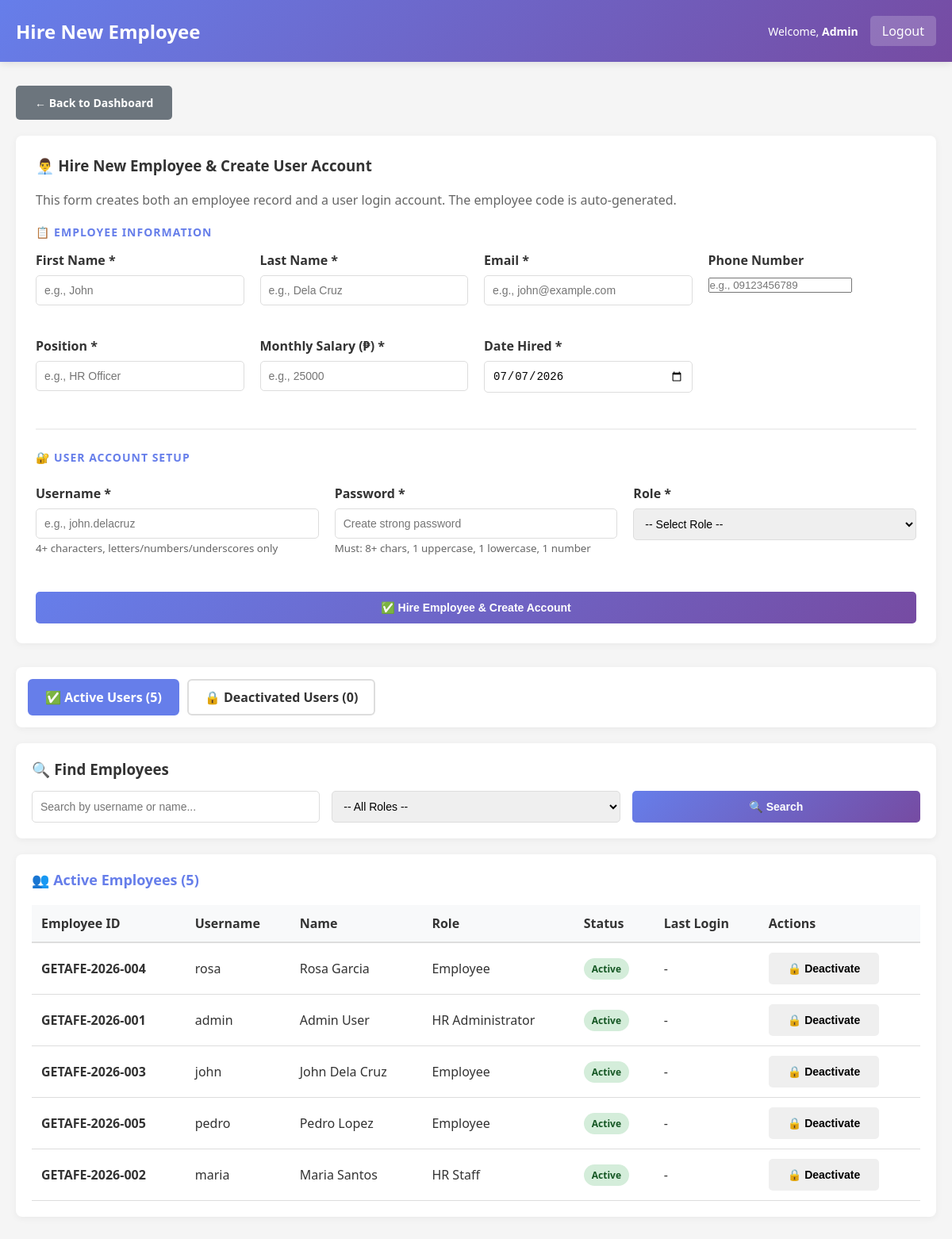
/admin/manage_users.php (signed in), run on the app's committed database.
### tables this page shows
CREATE TABLE employees (
  employee_id INT PRIMARY KEY AUTO_INCREMENT,
  employee_code VARCHAR(20) UNIQUE NOT NULL,
  first_name VARCHAR(50) NOT NULL,
  last_name VARCHAR(50) NOT NULL,
  email VARCHAR(100) UNIQUE NOT NULL,
  phone VARCHAR(20),
  position VARCHAR(100),
  salary DECIMAL(10, 2),
  date_hired DATE,
  status ENUM('active', 'inactive') DEFAULT 'active',
  created_at TIMESTAMP DEFAULT CURRENT_TIMESTAMP,
  updated_at TIMESTAMP DEFAULT CURRENT_TIMESTAMP ON UPDATE CURRENT_TIMESTAMP
);

CREATE TABLE users (
  user_id INT PRIMARY KEY AUTO_INCREMENT,
  username VARCHAR(50) UNIQUE NOT NULL,
  password VARCHAR(255) NOT NULL,
  role_id INT NOT NULL,
  employee_id INT,
  status ENUM('active', 'inactive') DEFAULT 'active',
  created_at TIMESTAMP DEFAULT CURRENT_TIMESTAMP,
  last_login DATETIME,
  FOREIGN KEY (role_id) REFERENCES roles(role_id),
  FOREIGN KEY (employee_id) REFERENCES employees(employee_id)
);

CREATE TABLE roles (
  role_id INT PRIMARY KEY AUTO_INCREMENT,
  role_name VARCHAR(50) UNIQUE NOT NULL,
  description TEXT,
  created_at TIMESTAMP DEFAULT CURRENT_TIMESTAMP
);

### includes/functions.php (called while the page is built, shortened)
<?php
function get_employee_info($conn, $employee_id) {
    $result = $conn->query("SELECT * FROM employees WHERE employee_id = $employee_id");
    return $result->fetch_assoc();
}
?>

### admin/manage_users.php (the view, shortened to what this page needs)
<?php
require_once '../config/database.php';
require_once '../includes/functions.php';
$admin = get_employee_info($conn, $_SESSION['employee_id']);
$search = $_GET['search'] ?? '';
$status_filter = $_GET['status'] ?? 'active';
$where = "WHERE u.status = '" . $conn->real_escape_string($status_filter) . "'";
$users = $conn->query("SELECT u.*, e.first_name, e.last_name, e.employee_code, r.role_name FROM users u JOIN employees e ON u.employee_id = e.employee_id JOIN roles r ON u.role_id = r.role_id $where ORDER BY u.created_at DESC")->fetch_all(MYSQLI_ASSOC);
$active_count = $conn->query("SELECT COUNT(*) as count FROM users WHERE status = 'active'")->fetch_assoc()['count'];
$inactive_count = $conn->query("SELECT COUNT(*) as count FROM users WHERE status = 'inactive'")->fetch_assoc()['count'];
?>
<!DOCTYPE html>
<html lang="en">
<head>
    <link rel="stylesheet" href="../assets/css/style.css">
</head>
<body>
    <div class="navbar">
        <h2>Hire New Employee</h2>
        <div class="navbar-user">
            <span>Welcome, <strong><?php echo htmlspecialchars($admin['first_name']); ?></strong></span>
            <a href="../logout.php">Logout</a>
        </div>
    </div>
    <div class="container">
        <a href="dashboard.php" class="btn btn-secondary" style="margin-bottom: 20px;">← Back to Dashboard</a>
        <div class="form-section">
            <h3>👨‍💼 Hire New Employee & Create User Account</h3>
            <p style="color: #666; margin-bottom: 20px;">
                This form creates both an employee record and a user login account. The employee code is auto-generated.
            </p>
            <form method="POST">
                <div class="section-title">📋 Employee Information</div>
                <div class="form-grid">
                    <div class="form-group">
                        <label for="first_name">First Name *</label>
                        <input type="text" name="first_name" id="first_name" placeholder="e.g., John" required value="<?php echo htmlspecialchars($_POST['first_name'] ?? ''); ?>">
                    </div>
                    <div class="form-group">
                        <label for="last_name">Last Name *</label>
                        <input type="text" name="last_name" id="last_name" placeholder="e.g., Dela Cruz" required value="<?php echo htmlspecialchars($_POST['last_name'] ?? ''); ?>">
                    </div>
                    <div class="form-group">
                        <label for="email">Email *</label>
                        <input type="email" name="email" id="email" placeholder="e.g., john@example.com" required value="<?php echo htmlspecialchars($_POST['email'] ?? ''); ?>">
                    </div>
                    <div class="form-group">
                        <label for="phone">Phone Number</label>
                        <input type="tel" name="phone" id="phone" placeholder="e.g., 09123456789" value="<?php echo htmlspecialchars($_POST['phone'] ?? ''); ?>">
                    </div>
                    <div class="form-group">
                        <label for="position">Position *</label>
                        <input type="text" name="position" id="position" placeholder="e.g., HR Officer" required value="<?php echo htmlspecialchars($_POST['position'] ?? ''); ?>">
                    </div>
                    <div class="form-group">
                        <label for="salary">Monthly Salary (₱) *</label>
                        <input type="number" name="salary" id="salary" placeholder="e.g., 25000" step="0.01" min="0" required value="<?php echo htmlspecialchars($_POST['salary'] ?? ''); ?>">
                    </div>
                    <div class="form-group">
                        <label for="date_hired">Date Hired *</label>
                        <input type="date" name="date_hired" id="date_hired" required value="<?php echo htmlspecialchars($_POST['date_hired'] ?? date('Y-m-d')); ?>">
                    </div>
                </div>
                <div class="section-divider">
                    <div class="section-title">🔐 User Account Setup</div>
                </div>
                <div class="form-grid">
                    <div class="form-group">
                        <label for="username">Username *</label>
                        <input type="text" name="username" id="username" placeholder="e.g., john.delacruz" required value="<?php echo htmlspecialchars($_POST['username'] ?? ''); ?>">
                        <small style="color: #666;">4+ characters, letters/numbers/underscores only</small>
                    </div>
                    <div class="form-group">
                        <label for="password">Password *</label>
                        <input type="password" name="password" id="password" placeholder="Create strong password" required>
                        <small style="color: #666;">Must: 8+ chars, 1 uppercase, 1 lowercase, 1 number</small>
                    </div>
                    <div class="form-group">
                        <label for="role">Role *</label>
                        <select name="role_id" id="role" required>
                            <option value="">-- Select Role --</option>
                        </select>
                    </div>
                </div>
                <div class="button-group">
                    <button type="submit" name="hire_employee" class="btn btn-primary">✅ Hire Employee & Create Account</button>
                </div>
            </form>
        </div>
        <div class="status-tabs">
            <a href="?status=active" class="status-tab <?php echo ($status_filter === 'active' ? 'active' : ''); ?>">
                ✅ Active Users (<?php echo $active_count; ?>)
            </a>
            <a href="?status=inactive" class="status-tab <?php echo ($status_filter === 'inactive' ? 'active' : ''); ?>">
                🔒 Deactivated Users (<?php echo $inactive_count; ?>)
            </a>
        </div>
        <div style="background: white; padding: 20px; border-radius: 8px; margin-bottom: 20px; box-shadow: 0 2px 10px rgba(0, 0, 0, 0.05);">
            <h3 style="margin-bottom: 15px;">🔍 Find Employees</h3>
            <form method="GET" action="" style="display: grid; grid-template-columns: repeat(auto-fit, minmax(200px, 1fr)); gap: 15px;">
                <input type="text" name="search" placeholder="Search by username or name..." value="<?php echo htmlspecialchars($search); ?>">
                <select name="role">
                    <option value="">-- All Roles --</option>
                </select>
                <button type="submit" class="btn btn-primary">🔍 Search</button>
            </form>
        </div>
        <div class="table-container">
            <h3>👥 <?php echo ($status_filter === 'active' ? 'Active Employees' : 'Deactivated Employees'); ?> (<?php echo count($users); ?>)</h3>
            <table>
                <thead>
                    <tr>
                        <th>Employee ID</th>
                        <th>Username</th>
                        <th>Name</th>
                        <th>Role</th>
                        <th>Status</th>
                        <th>Last Login</th>
                        <th>Actions</th>
                    </tr>
                </thead>
                <tbody>
                    <?php if (!empty($users)): ?>
                        <?php foreach ($users as $user): ?>
                        <tr>
                            <td><strong><?php echo htmlspecialchars($user['employee_code']); ?></strong></td>
                            <td><?php echo htmlspecialchars($user['username']); ?></td>
                            <td><?php echo htmlspecialchars($user['first_name'] . ' ' . $user['last_name']); ?></td>
                            <td><?php echo htmlspecialchars($user['role_name']); ?></td>
                            <td>
                                <?php if ($user['status'] === 'active'): ?>
                                    <span class="badge badge-success">Active</span>
                                <?php else: ?>
                                    <span class="badge badge-danger">Inactive</span>
                                <?php endif; ?>
                            </td>
                            <td><?php echo $user['last_login'] ? format_datetime($user['last_login']) : '-'; ?></td>
                            <td>
                                <?php if ($status_filter === 'active'): ?>
                                    <button class="btn btn-warning" onclick="openDeactivateModal(<?php echo $user['user_id']; ?>, '<?php echo htmlspecialchars($user['username']); ?>')">
                                        🔒 Deactivate
                                    </button>
                                <?php endif; ?>
                            </td>
                        </tr>
                        <?php endforeach; ?>
                    <?php endif; ?>
                </tbody>
            </table>
        </div>
    </div>
</body>
</html>

### assets/css/style.css (style rules this page uses)
* { margin: 0; padding: 0; box-sizing: border-box; }
body { font-family: 'Segoe UI', Tahoma, Geneva, Verdana, sans-serif; background-color: #f5f5f5; color: #333; }
.navbar { background: linear-gradient(135deg, #667eea 0%, #764ba2 100%); color: white; padding: 20px; display: flex; justify-content: space-between; align-items: center; box-shadow: 0 2px 10px rgba(0, 0, 0, 0.1); }
.navbar h2 { font-size: 24px; font-weight: 600; }
.navbar-user { display: flex; gap: 15px; align-items: center; }
.navbar-user span { font-size: 14px; }
.navbar-user a { background: rgba(255, 255, 255, 0.2); color: white; padding: 8px 15px; text-decoration: none; border-radius: 5px; transition: background 0.3s; }
.container { max-width: 1200px; margin: 30px auto; padding: 0 20px; }
.btn { display: inline-block; padding: 12px 24px; border: none; border-radius: 5px; cursor: pointer; font-size: 14px; font-weight: 600; text-decoration: none; transition: all 0.3s; }
.btn-primary { background: linear-gradient(135deg, #667eea 0%, #764ba2 100%); color: white; }
.btn-secondary { background: #6c757d; color: white; }
.table-container { background: white; border-radius: 8px; padding: 20px; margin-bottom: 20px; box-shadow: 0 2px 10px rgba(0, 0, 0, 0.05); }
.table-container h3 { color: #667eea; margin-bottom: 20px; font-size: 18px; }
table { width: 100%; border-collapse: collapse; }
table thead { background-color: #f8f9fa; border-bottom: 2px solid #ddd; }
table th { padding: 12px; text-align: left; font-weight: 600; color: #333; }
table td { padding: 12px; border-bottom: 1px solid #ddd; }
.badge { display: inline-block; padding: 5px 10px; border-radius: 20px; font-size: 12px; font-weight: 600; }
.badge-success { background-color: #d4edda; color: #155724; }
.form-group { margin-bottom: 20px; }
label { display: block; margin-bottom: 8px; font-weight: 600; color: #333; }
input[type="text"], input[type="email"], input[type="password"], input[type="number"], input[type="date"], select, textarea { width: 100%; padding: 10px; border: 1px solid #ddd; border-radius: 5px; font-size: 14px; transition: border-color 0.3s; }

### admin/manage_users.php (style rules this page uses)
.form-section { background: white; padding: 25px; border-radius: 8px; margin-bottom: 30px; box-shadow: 0 2px 10px rgba(0, 0, 0, 0.05); }
.form-section h3 { margin-bottom: 20px; color: #333; }
.form-grid { display: grid; grid-template-columns: repeat(auto-fit, minmax(250px, 1fr)); gap: 20px; }
.section-divider { border-top: 2px solid #f0f0f0; margin: 25px 0; padding-top: 25px; }
.section-title { font-size: 14px; font-weight: 600; color: #667eea; text-transform: uppercase; letter-spacing: 1px; margin-bottom: 15px; }
.button-group { display: flex; gap: 10px; margin-top: 25px; }
.button-group button { flex: 1; }
.status-tabs { display: flex; gap: 10px; margin-bottom: 20px; background: white; padding: 15px; border-radius: 8px; box-shadow: 0 2px 10px rgba(0, 0, 0, 0.05); }
.status-tab { padding: 10px 20px; border: 2px solid #ddd; background: white; border-radius: 6px; cursor: pointer; font-weight: 600; transition: all 0.3s; text-decoration: none; color: #333; }
.status-tab.active { background: #667eea; color: white; border-color: #667eea; }

### data on the page
employees: first_name "Admin"
users: employee.employee_code "GETAFE-2026-004", username "rosa", employee.last_name "Rosa Garcia", role.role_name "Employee", status "Active"
users: employee.employee_code "GETAFE-2026-001", username "admin", employee.last_name "Admin User", role.role_name "HR Administrator", status "Active"
users: employee.employee_code "GETAFE-2026-003", username "john", employee.last_name "John Dela Cruz", role.role_name "Employee", status "Active"
users: employee.employee_code "GETAFE-2026-005", username "pedro", employee.last_name "Pedro Lopez", role.role_name "Employee", status "Active"
users: employee.employee_code "GETAFE-2026-002", username "maria", employee.last_name "Maria Santos", role.role_name "HR Staff", status "Active"

### other printed values
$active_count "5"
$inactive_count "0"
count($users) "5"
